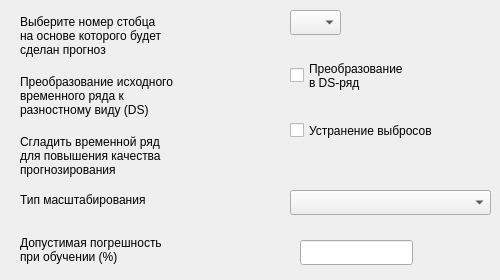
<?xml version="1.0" encoding="UTF-8"?>
<ui version="4.0">
 <class>CreateNetwork</class>
 <widget class="QWidget" name="CreateNetwork">
  <property name="geometry">
   <rect>
    <x>0</x>
    <y>0</y>
    <width>500</width>
    <height>280</height>
   </rect>
  </property>
  <property name="windowTitle">
   <string>Form</string>
  </property>
  <widget class="QCheckBox" name="DS">
   <property name="geometry">
    <rect>
     <x>290</x>
     <y>50</y>
     <width>141</width>
     <height>51</height>
    </rect>
   </property>
   <property name="text">
    <string>Преобразование
в DS-ряд</string>
   </property>
  </widget>
  <widget class="QComboBox" name="comboBox">
   <property name="geometry">
    <rect>
     <x>290</x>
     <y>10</y>
     <width>51</width>
     <height>25</height>
    </rect>
   </property>
  </widget>
  <widget class="QLabel" name="label">
   <property name="geometry">
    <rect>
     <x>20</x>
     <y>10</y>
     <width>191</width>
     <height>51</height>
    </rect>
   </property>
   <property name="text">
    <string>Выберите номер стобца
на основе которого будет
сделан прогноз</string>
   </property>
  </widget>
  <widget class="QLabel" name="label_2">
   <property name="geometry">
    <rect>
     <x>20</x>
     <y>70</y>
     <width>201</width>
     <height>51</height>
    </rect>
   </property>
   <property name="text">
    <string>Преобразование исходного
временного ряда к
разностному виду (DS)</string>
   </property>
  </widget>
  <widget class="QCheckBox" name="emissions">
   <property name="geometry">
    <rect>
     <x>290</x>
     <y>120</y>
     <width>181</width>
     <height>21</height>
    </rect>
   </property>
   <property name="text">
    <string>Устранение выбросов</string>
   </property>
  </widget>
  <widget class="QLineEdit" name="lineEdit">
   <property name="geometry">
    <rect>
     <x>300</x>
     <y>240</y>
     <width>113</width>
     <height>25</height>
    </rect>
   </property>
  </widget>
  <widget class="QLabel" name="label_3">
   <property name="geometry">
    <rect>
     <x>20</x>
     <y>230</y>
     <width>191</width>
     <height>41</height>
    </rect>
   </property>
   <property name="text">
    <string>&lt;html&gt;&lt;head/&gt;&lt;body&gt;&lt;p&gt;Допустимая погрешность&lt;br&gt;при обучении (%)&lt;/p&gt;&lt;/body&gt;&lt;/html&gt;</string>
   </property>
  </widget>
  <widget class="QLabel" name="label_4">
   <property name="geometry">
    <rect>
     <x>20</x>
     <y>130</y>
     <width>191</width>
     <height>51</height>
    </rect>
   </property>
   <property name="text">
    <string>Сгладить временной ряд
для повышения качества
прогнозирования</string>
   </property>
  </widget>
  <widget class="QLabel" name="label_5">
   <property name="geometry">
    <rect>
     <x>20</x>
     <y>190</y>
     <width>191</width>
     <height>20</height>
    </rect>
   </property>
   <property name="text">
    <string>Тип масштабирования</string>
   </property>
  </widget>
  <widget class="QComboBox" name="scale">
   <property name="geometry">
    <rect>
     <x>290</x>
     <y>190</y>
     <width>201</width>
     <height>25</height>
    </rect>
   </property>
  </widget>
 </widget>
 <resources/>
 <connections/>
</ui>
